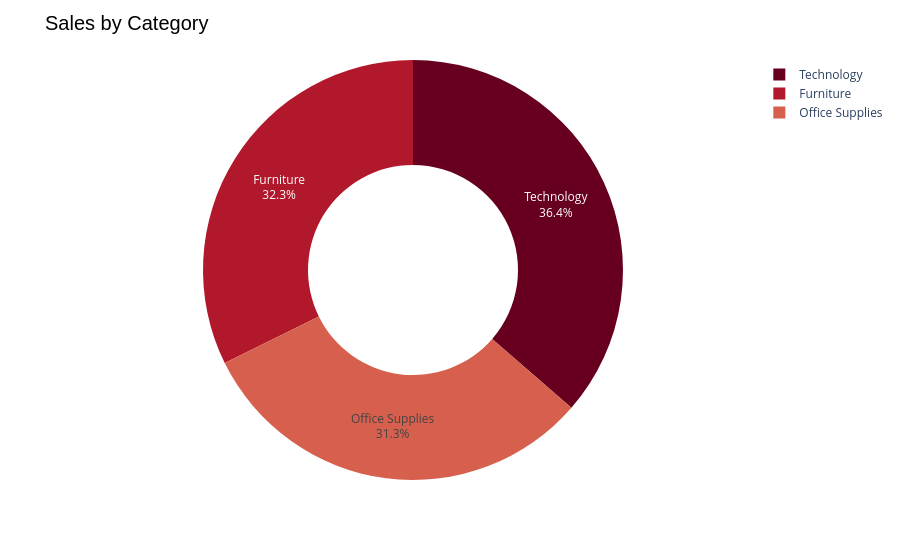

The code cell stored with this chart in its notebook:
### Code cell
fig = px.pie(sales_by_category,
                values="Sales", 
                names="Category",
                hole=0.5,
                color_discrete_sequence=px.colors.sequential.RdBu,
)
fig.update_traces(textposition='inside', textinfo='percent+label')
fig.update_layout(title_text="Sales by Category" , title_font = dict(size=20, family='Arial', color='black'))

fig.show()

### Figure 1 — Plotly figure (JSON) as saved in the notebook; plotly's stock layout.template omitted (floating-point values rounded to 4 significant figures)
{"data": [{"domain": {"x": [0, 1], "y": [0, 1]}, "hole": 0.5, "hovertemplate": "Category=%{label}<br>Sales=%{value}<extra></extra>", "labels": ["Furniture", "Office Supplies", "Technology"], "legendgroup": "", "name": "", "showlegend": true, "textinfo": "percent+label", "textposition": "inside", "type": "pie", "values": [742000.0, 719000.0, 836200.0]}], "layout": {"legend": {"tracegroupgap": 0}, "margin": {"t": 60}, "piecolorway": ["rgb(103,0,31)", "rgb(178,24,43)", "rgb(214,96,77)", "rgb(244,165,130)", "rgb(253,219,199)", "rgb(247,247,247)", "rgb(209,229,240)", "rgb(146,197,222)", "rgb(67,147,195)", "rgb(33,102,172)", "rgb(5,48,97)"], "title": {"font": {"color": "black", "family": "Arial", "size": 20}, "text": "Sales by Category"}}}
